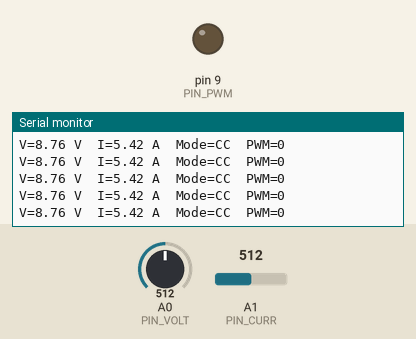
Recording of a sketch running on a simulated Arduino Uno, built with avr-gcc and run on an emulated ATmega328P. On the bench: output pins drawn as LEDs (lit = HIGH), the last lines printed to the serial monitor. The inputs (shaded band) are chosen by the test bench; at power-on: A0 (PIN_VOLT) = 512, A1 (PIN_CURR) = 512.

Above: at 1.2 s.
1.3 s: A0 (PIN_VOLT) set to 577
At 2.3 s:
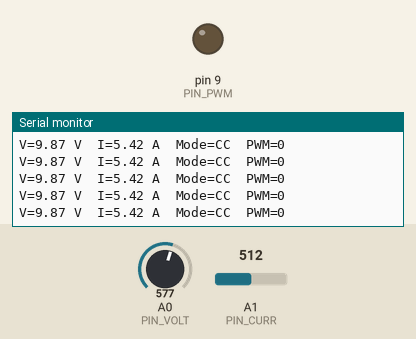
4.3 s: A0 (PIN_VOLT) set to 593
At 4.8 s:
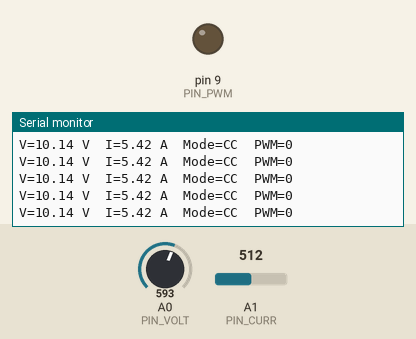
Timing chart, 0 to 7.3 s (numbered marks = the images above; inputs shaded):
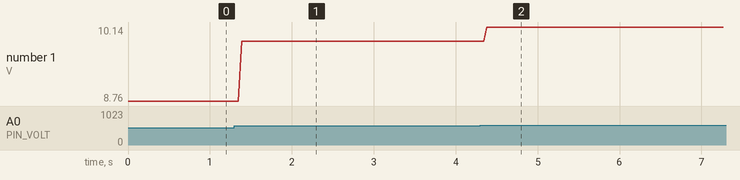

Measured:
- after the input at 1.3 s, the serial monitor: prints a new line after 0.09 s (image 1)
- after the input at 4.3 s, the serial monitor: prints a new line after 0.08 s (image 2)
- plotted number 1: 8.76 → 9.87 after the input at 1.3 s, 9.87 → 10.14 after the input at 4.3 s

The sketch:

cc_cv_charger.ino
```cpp
// ==========================
// PIN DEFINITIONS
// ==========================
const int PIN_PWM  = 9;
const int PIN_VOLT = A0;
const int PIN_CURR = A1;

// ==========================
// HARDWARE CONSTANTS
// ==========================
// Voltage divider: 10k + 4k
const float R1 = 10000.0;
const float R2 = 4000.0;

// ACS712-5A
const float ACS_OFFSET = 1.5;     // calibrate if needed
const float ACS_SENS   = 0.185;   // V/A

// ==========================
// CHARGER LIMITS
// ==========================
const float CC_SET = 1.0;         // 1 A charge current
const float CV_SET = 12.6;        // 12 V battery full voltage

// PWM safety limit (buck: 12.6 / 24 ≈ 0.52)
const int PWM_MAX = 140;

// ==========================
// PI CONTROLLER GAINS
// ==========================
float Kp = 0.3;
float Ki = 0.05;

float integral = 0;

// ==========================
// VARIABLES
// ==========================
float Vbat = 0;
float Ibat = 0;
int pwmValue = 0;

// ==========================
// SETUP
// ==========================
void setup() {
  pinMode(PIN_PWM, OUTPUT);
  Serial.begin(9600);
}

// ==========================
// LOOP
// ==========================
void loop() {

  // ---------------------------------
  // 1. READ BATTERY VOLTAGE
  // ---------------------------------
  float Vadc = analogRead(PIN_VOLT) * (5.0 / 1023.0);
  Vbat = Vadc * ((R1 + R2) / R2);

  // ---------------------------------
  // 2. READ BATTERY CURRENT
  // ---------------------------------
  float Vcur = analogRead(PIN_CURR) * (5.0 / 1023.0);
  Ibat = (Vcur - ACS_OFFSET) / ACS_SENS;
  if (Ibat < 0) Ibat = 0;

  // ---------------------------------
  // 3. CC → CV MODE SELECTION
  // ---------------------------------
  float error;
  String mode;

  if (Vbat < (0.97 * CV_SET)) {
    // ===== CONSTANT CURRENT MODE =====
    error = CC_SET - Ibat;
    mode = "CC";
  } else {
    // ===== CONSTANT VOLTAGE MODE =====
    error = CV_SET - Vbat;
    mode = "CV";
  }

  // ---------------------------------
  // 4. PI CONTROLLER
  // ---------------------------------
  integral += error;
  float control = Kp * error + Ki * integral;

  pwmValue += control;
  pwmValue = constrain(pwmValue, 0, PWM_MAX);

  analogWrite(PIN_PWM, pwmValue);

  // ---------------------------------
  // 5. SERIAL MONITOR
  // ---------------------------------
  Serial.print("V=");
  Serial.print(Vbat, 2);
  Serial.print(" V  I=");
  Serial.print(Ibat, 2);
  Serial.print(" A  Mode=");
  Serial.print(mode);
  Serial.print("  PWM=");
  Serial.println(pwmValue);

  delay(10);
}
```
